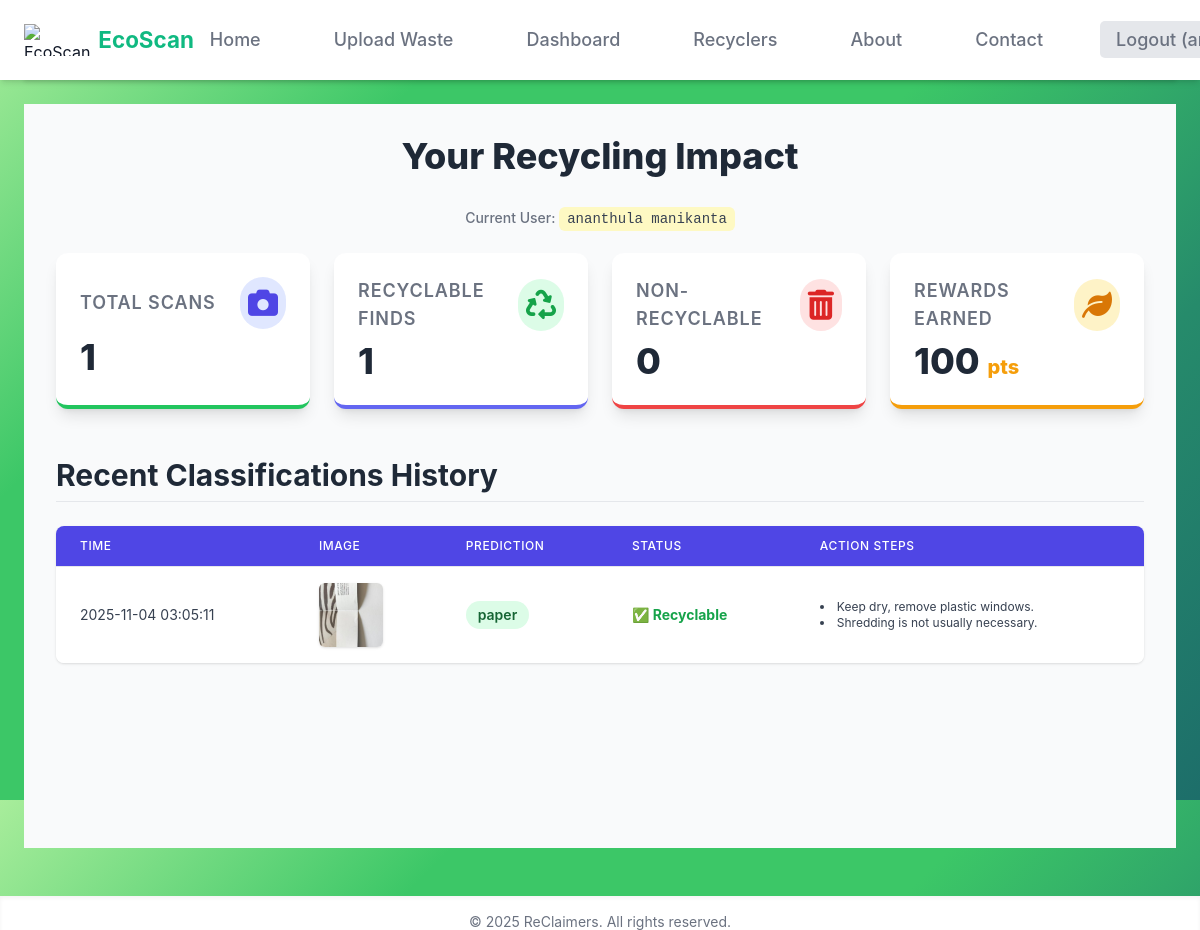
/dashboard (signed in), run on the app's committed database.
### models.py (models this page shows, shortened)
class Upload(db.Model):
    __tablename__ = 'uploads'
    id = db.Column(db.Integer, primary_key=True)
    user_id = db.Column(db.Integer, db.ForeignKey('users.id'), nullable=False)
    image_path = db.Column(db.String(300), nullable=False)
    label = db.Column(db.String(100), nullable=True)
    is_recyclable = db.Column(db.Boolean, nullable=True)
    suggestions = db.Column(db.Text, nullable=True)
    waste_type = db.Column(db.String(100), nullable=True)
    description = db.Column(db.Text, nullable=True)
    location = db.Column(db.String(200), nullable=True)
    created_at = db.Column(db.DateTime, nullable=False, default=datetime.utcnow)
    collected_by = db.Column(db.String(150), nullable=True)
    status = db.Column(db.String(50), nullable=True, default="Pending")
    company_info = db.Column(db.Text, nullable=True)

### app.py (the view)
@app.route('/dashboard')
def dashboard():
    if 'email' not in session:
        flash('Please log in to view your dashboard.', 'info')
        return redirect(url_for('login'))
    user_id = session.get('user_id')
    uploads = Upload.query.filter_by(user_id=user_id).order_by(Upload.created_at.desc()).all()
    uploads_data = [
        {
            'time': u.created_at.strftime('%Y-%m-%d %H:%M:%S'),
            'image_url': url_for('static', filename=u.image_path),
            'material_label': u.label or 'Unknown',
            'is_recyclable': u.is_recyclable,
            'suggestions': json.loads(u.suggestions) if u.suggestions else [],
            'description': u.description or '',
            'location': u.location or ''
        }
        for u in uploads
    ]
    total_uploads = len(uploads)
    recyclable_count = len([u for u in uploads if u.is_recyclable])
    trash_count = total_uploads - recyclable_count
    rewards_earned = recyclable_count * 100  # 100 points per recyclable
    metrics = {
        'total_uploads': total_uploads,
        'recyclable_count': recyclable_count,
        'trash_count': trash_count,
        'rewards_earned': rewards_earned,
    }
    return render_template(
        'dashboard.html',
        username=session.get('username', 'Guest'),
        metrics=metrics,
        uploads=uploads_data
    )

### app.py (called while the page is built)
@app.context_processor
def inject_global_context():
    app_id = os.environ.get('__app_id', 'default-app-id')
    firebase_config = os.environ.get('__firebase_config', '{}')
    initial_auth_token = os.environ.get('__initial_auth_token', '')
    return {
        'current_year': datetime.now().year,
        'cache_buster': int(time.time()),
        'user_is_authenticated': 'email' in session,
        'user_role': session.get('user_role', 'guest'),
        'username': session.get('username', 'Guest'),
        'app_id': app_id,
        'firebase_config': firebase_config,
        'initial_auth_token': initial_auth_token
    }

### templates/dashboard.html (shortened to what this page needs)
{% extends "base.html" %}
{% block content %}
<section class="dashboard-content max-w-6xl mx-auto p-4 sm:p-8 bg-gray-50 min-h-[80vh]">
    <h1 class="text-4xl font-extrabold text-gray-800 mb-8 text-center">Your Recycling Impact</h1>
    <div class="mb-6 text-center">
        <p class="text-sm font-medium text-gray-500">
            Current User: <span class="font-mono text-gray-700 bg-yellow-100 px-2 py-1 rounded-md">{{ username }}</span>
        </p>
    </div>
    <div class="dashboard-metrics grid grid-cols-2 lg:grid-cols-4 gap-4 sm:gap-6 mb-12">
        <div class="metric-card bg-white p-4 sm:p-6 rounded-xl shadow-lg border-b-4 border-green-500">
            <div class="flex items-center justify-between">
                <h2 class="text-sm sm:text-lg font-semibold text-gray-500 uppercase tracking-wider">Total Scans</h2>
                <i class="fas fa-camera text-2xl sm:text-3xl text-indigo-600 p-2 bg-indigo-100 rounded-full"></i>
            </div>
            <p class="text-3xl sm:text-4xl font-extrabold text-gray-800 mt-2" id="total-uploads">{{ metrics.total_uploads if metrics else 0 }}</p>
        </div>
        <div class="metric-card bg-white p-4 sm:p-6 rounded-xl shadow-lg border-b-4 border-indigo-500">
            <div class="flex items-center justify-between">
                <h2 class="text-sm sm:text-lg font-semibold text-gray-500 uppercase tracking-wider">Recyclable Finds</h2>
                <i class="fas fa-recycle text-2xl sm:text-3xl text-green-600 p-2 bg-green-100 rounded-full"></i>
            </div>
            <p class="text-3xl sm:text-4xl font-extrabold text-gray-800 mt-2" id="recyclable-count">{{ metrics.recyclable_count if metrics else 0 }}</p>
        </div>
        <div class="metric-card bg-white p-4 sm:p-6 rounded-xl shadow-lg border-b-4 border-red-500">
            <div class="flex items-center justify-between">
                <h2 class="text-sm sm:text-lg font-semibold text-gray-500 uppercase tracking-wider">Non-Recyclable</h2>
                <i class="fas fa-trash-alt text-2xl sm:text-3xl text-red-600 p-2 bg-red-100 rounded-full"></i>
            </div>
            <p class="text-3xl sm:text-4xl font-extrabold text-gray-800 mt-2" id="trash-count">{{ metrics.trash_count if metrics else 0 }}</p>
        </div>
        <div class="metric-card bg-white p-4 sm:p-6 rounded-xl shadow-lg border-b-4 border-amber-500">
            <div class="flex items-center justify-between">
                <h2 class="text-sm sm:text-lg font-semibold text-gray-500 uppercase tracking-wider">Rewards Earned</h2>
                <i class="fas fa-leaf text-2xl sm:text-3xl text-amber-600 p-2 bg-amber-100 rounded-full"></i>
            </div>
            <p class="text-3xl sm:text-4xl font-extrabold text-gray-800 mt-2" id="rewards-earned">{{ metrics.rewards_earned if metrics else 0 }} <span class="text-xl text-amber-500">pts</span></p>
        </div>
    </div>
    <h2 class="text-3xl font-bold text-gray-800 mb-6 border-b pb-2">Recent Classifications History</h2>
    <div class="overflow-x-auto bg-white rounded-lg shadow">
        <table class="min-w-full divide-y divide-gray-200">
            <thead class="bg-indigo-600 text-white">
                <tr>
                    <th class="px-6 py-3 text-left text-xs font-medium uppercase tracking-wider">Time</th>
                    <th class="px-6 py-3 text-left text-xs font-medium uppercase tracking-wider">Image</th>
                    <th class="px-6 py-3 text-left text-xs font-medium uppercase tracking-wider">Prediction</th>
                    <th class="px-6 py-3 text-left text-xs font-medium uppercase tracking-wider">Status</th>
                    <th class="px-6 py-3 text-left text-xs font-medium uppercase tracking-wider">Action Steps</th>
                </tr>
            </thead>
            <tbody class="bg-white divide-y divide-gray-200">
                {% if uploads %}
                    {% for u in uploads %}
                    <tr class="hover:bg-gray-50">
                        <td class="px-6 py-4 text-sm text-gray-700">
                            {{ u.time if u.time else '-' }}
                        </td>
                        <td class="px-6 py-4">
                            <img src="{{ u.image_url }}" alt="{{ u.material_label }}" class="h-16 w-16 object-cover rounded-md shadow">
                        </td>
                        <td class="px-6 py-4">
                            <span class="px-3 py-1 inline-flex text-sm leading-5 font-semibold rounded-full {% if u.is_recyclable %}bg-green-100 text-green-800{% else %}bg-red-100 text-red-800{% endif %}">
                                {{ u.material_label }}
                            </span>
                        </td>
                        <td class="px-6 py-4 text-sm font-bold {% if u.is_recyclable %}text-green-600{% else %}text-red-600{% endif %}">
                            {% if u.is_recyclable %}✅ Recyclable{% else %}❌ Landfill{% endif %}
                        </td>
                        <td class="px-6 py-4 text-xs text-gray-700 max-w-xs">
                            {% if u.suggestions %}
                                <ul class="list-disc list-inside">
                                {% for s in u.suggestions %}
                                    <li>{{ s }}</li>
                                {% endfor %}
                                </ul>
                            {% else %}
                                No action provided.
                            {% endif %}
                        </td>
                    </tr>
                    {% endfor %}
                {% endif %}
            </tbody>
        </table>
    </div>
</section>
{% endblock %}

### templates/base.html (shortened to what this page needs)
<!DOCTYPE html>
<html lang="en">
<head>
    <link rel="stylesheet" href="{{ url_for('static', filename='css/eco.css', v=cache_buster) }}">
    <script src="https://cdn.tailwindcss.com"></script>
    <link rel="stylesheet" href="https://cdnjs.cloudflare.com/ajax/libs/font-awesome/6.0.0/css/all.min.css">
</head>
<body class="bg-gray-100 text-text-dark">
    <header class="bg-white shadow-md">
        <div class="navbar max-w-6xl mx-auto p-4">
            {% include 'navbar.html' %}
        </div>
    </header>
    <main class="mt-6">
        {% block content %}
        {% endblock %}
    </main>
    <footer class="bg-white mt-12 shadow-inner py-4 text-center text-sm text-gray-500">
        &copy; {{ current_year }} ReClaimers. All rights reserved.
    </footer>
    </body>
</html>

### templates/navbar.html (shortened to what this page needs)
<nav class="main-nav flex items-center justify-between p-4 md:p-6 bg-white shadow-md">
    <div class="logo flex items-center space-x-2">
        <img src="{{ url_for('static', filename='uploads/peerconnect-logo.png') }}"
             alt="EcoScan Logo"
             class="h-8 w-auto">
        <a href="{{ url_for('index') }}" class="text-2xl font-black text-primary hover:text-secondary transition-colors">EcoScan</a>
    </div>
    <ul class="nav-links hidden lg:flex space-x-4 text-text-dark text-lg font-bold items-center">
        <li><a href="{{ url_for('index') }}" class="hover:text-primary transition-colors">Home</a></li>
        {% if user_is_authenticated %}
            {% if user_role == 'user' %}
                <li><a href="{{ url_for('upload_file') }}" class="hover:text-primary transition-colors whitespace-nowrap">Upload Waste</a></li>
                <li><a href="{{ url_for('dashboard') }}" class="hover:text-primary transition-colors">Dashboard</a></li>
                <li><a href="{{ url_for('directory') }}" class="hover:text-primary transition-colors">Recyclers</a></li>
                <li><a href="{{ url_for('about') }}" class="hover:text-primary transition-colors">About</a></li>
                <li><a href="{{ url_for('contact') }}" class="hover:text-primary transition-colors">Contact</a></li>
            {% endif %}
            <li><a href="{{ url_for('logout') }}"
                   class="text-gray-700 bg-gray-200 hover:bg-gray-300
                          px-4 py-2 rounded-lg transition-colors font-bold whitespace-nowrap">
                Logout ({{ username }})
            </a></li>
        {% endif %}
    </ul>
</nav>

### static/css/eco.css (style rules this page uses)
:root { --primary: #10B981; --secondary: #06B6D4; --neutral: #f9fafb; --text-dark: #111827; --text-light: #6b7280; --border: #e5e7eb; --radius: 12px; }
* { margin: 0; padding: 0; box-sizing: border-box; }
body { font-family: 'Inter', Arial, sans-serif; background: linear-gradient(135deg, #a8ed9b, #3cc767, #3cc767, #268b6b, #1d6e6a) !important; background-size: cover; min-height: 100vh; color: var(--text-dark); line-height: 1.6; padding-top: 80px; }
section, .content-container { padding: 60px 5%; max-width: 1200px; margin: auto; }
h1, h2, h3 { margin: 0.5em 0; color: var(--text-dark); }
img { max-width: 100%; height: auto; }
.main-nav, .navbar { display: flex; align-items: center; justify-content: space-between; padding: 0 5%; height: 80px; background-color: #fff; box-shadow: 0 2px 4px rgba(0,0,0,0.1); position: fixed; top: 0; left: 0; right: 0; z-index: 1000; }
.main-nav .logo a, .logo-container .logo { font-weight: bold; font-size: 1.4rem; color: var(--primary); text-decoration: none; }
.nav-links { list-style: none; display: flex; margin: 0; padding: 0; gap: 25px; }
.nav-links li a { text-decoration: none; color: var(--text-light); font-weight: 500; padding: 0.5rem 1rem; border-radius: 5px; transition: background-color 0.3s, color 0.3s; }
footer { text-align: center; padding: 1rem; background: var(--primary); color: white; width: 100%; }
.hidden { display: none; }

### templates/dashboard.html (style rules this page uses)
.metric-card { transition: all 0.3s ease-in-out; }

### data on the page
Upload: created_at "2025-11-04 03:05:11", material_label (picture), material_label "paper", suggestions "Keep dry, remove plastic windows." "Shredding is not usually necessary."

### other printed values
{{ username }} "ananthula manikanta"
{{ metrics.total_uploads if metrics else 0 }} "1"
{{ metrics.recyclable_count if metrics else 0 }} "1"
{{ metrics.trash_count if metrics else 0 }} "0"
{{ metrics.rewards_earned if metrics else 0 }} "100"
